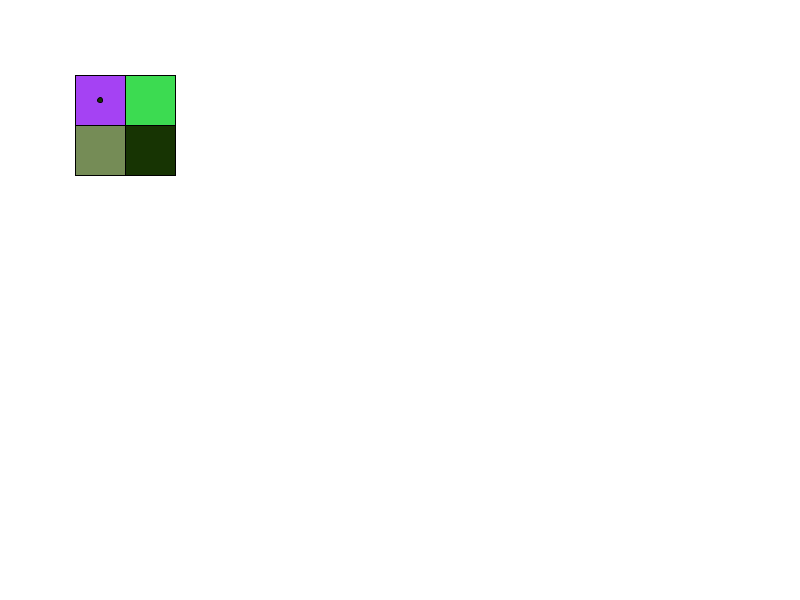
Frame 1 (no input)
Frame 60 (the mouse pressed at the canvas centre just before this capture): identical to frame 1, image omitted
Frame 120 (the mouse held since frame 60 and released just before this capture): identical to frame 1, image omitted

The Processing sketch that drew this single still picture (run headless with seeded random() and noise(); from frame 60 on, the mouse is pressed at the canvas centre):

// Processing sketch: DynamicBackground
// ── DynamicBackground.pde
BG[][] array = new BG[2][2];
Mover mover;
PVector iniPos;
int imgSize = 50;

void setup() {
  size(800, 600);
  rectMode(CENTER);
  for (int i = 0; i < array.length; i++) {
    for (int j = 0; j < array[0].length; j++) {
      array[i][j] = new BG(new PVector(j*50 + 100, i*50+100), new PVector(50, 50));
    }
  }
  iniPos = array[0][0].pos.copy();
  mover = new Mover(iniPos);
}

void draw() {
  background(255);
  for (int i = 0; i < array.length; i++) {
    for (int j = 0; j < array[0].length; j++) {
      array[i][j].UpdateBG();
    }
  }
  mover.render();
  ManageBG();
  UpdateArray();
}

void InvertVertical() {
  BG[] second = array[1];
  array[1] = array[0];
  array[0] = second;
}

void InvertHorizontal() {
  BG[] second = {array[0][1], array[1][1]};
  array[0][1] = array[0][0];
  array[1][1] = array[1][0];
  array[0][0] = second[0];
  array[1][0] = second[1];
}

void ManageBG() {
  if (mover.pos.x > array[0][0].pos.x) {
    array[0][1].pos.x = array[0][0].pos.x + imgSize;
    array[1][1].pos.x = array[1][0].pos.x + imgSize;
  } else if (mover.pos.x < array[0][0].pos.x) {
    array[0][1].pos.x = array[0][0].pos.x - imgSize;
    array[1][1].pos.x = array[1][0].pos.x - imgSize;
  }

  if (mover.pos.y > array[0][0].pos.y) {
    array[1][0].pos.y = array[0][0].pos.y + imgSize;
    array[1][1].pos.y = array[0][1].pos.y + imgSize;
  } else if (mover.pos.y < array[0][0].pos.y) {
    array[1][0].pos.y = array[0][0].pos.y - imgSize;
    array[1][1].pos.y = array[0][1].pos.y - imgSize;
  }
}

void UpdateArray() {
  if (mover.pos.x > array[0][0].pos.x + imgSize/2) {
    InvertHorizontal();
  } else if (mover.pos.x < array[0][0].pos.x - imgSize/2) {
    InvertHorizontal();
  }
  
  if (mover.pos.y > array[0][0].pos.y + imgSize/2) {
    InvertVertical();
  } else if (mover.pos.y < array[0][0].pos.y - imgSize/2) {
    InvertVertical();
  }
}

// ── BG.pde
class BG {
  PVector pos, size;
  color cor;
  BG(PVector position, PVector tam) {
    this.pos = position;
    this.size = tam;
    this.cor = color((int) random(256), (int) random(256), (int)random(256));
  }

  void UpdateBG() {
    fill(cor);
    rect(pos.x, pos.y, size.x, size.y);
  }
}

// ── Mover.pde
class Mover {
  PVector pos;

  Mover(PVector position) {
    this.pos = position;
  }

  void render() {
    Move();
    circle(pos.x, pos.y, 5);
  }


  void Move() {
    if (keyPressed) {
      if (key == 'd') {
        pos.x++;
      } else if (key == 'a') {
        pos.x--;
      } else if (key == 's') {
        pos.y++;
      } else if (key == 'w') {
        pos.y--;
      }
    }
  }
}
